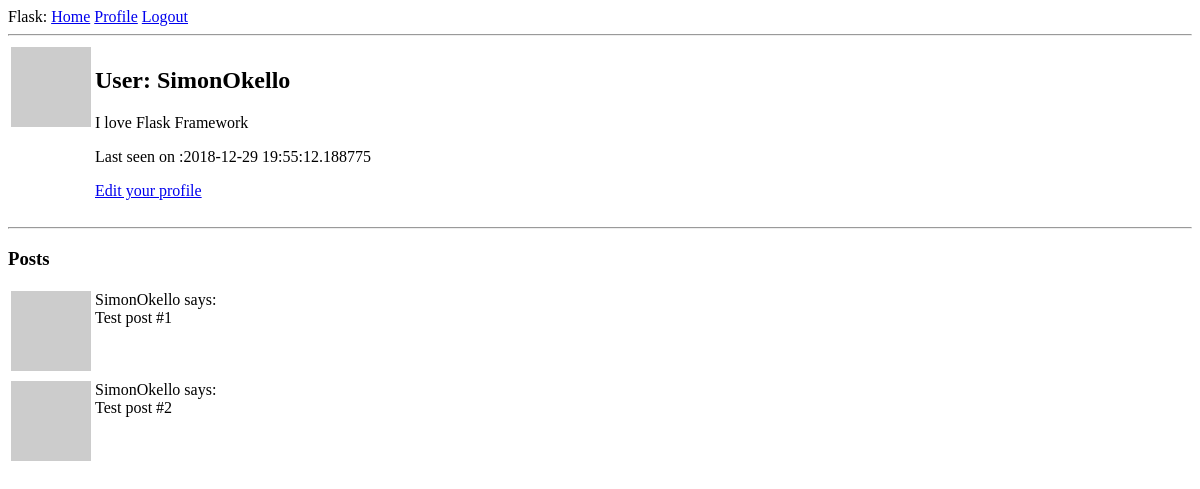
Page /user/SimonOkello (signed in) on the earlier database version.
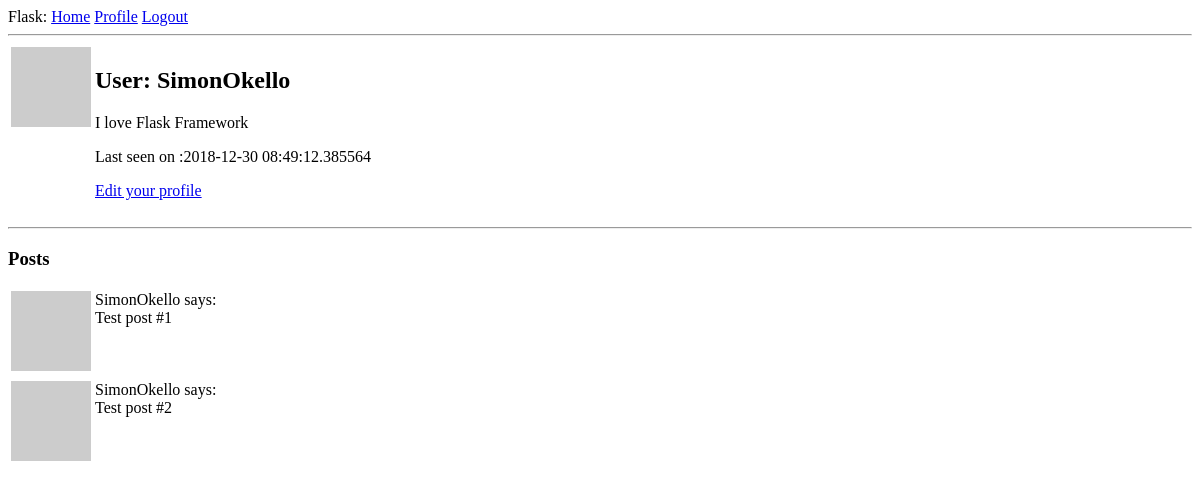
Same page on the later database version.
### app/models.py (models this page shows, shortened)
class User(UserMixin, db.Model):
    id = db.Column(db.Integer, primary_key=True)
    username = db.Column(db.String(64), index=True, unique=True)
    email = db.Column(db.String(120), index=True, unique=True)
    password_hash = db.Column(db.String(128))
    posts = db.relationship("Post", backref="author", lazy="dynamic")
    about_me = db.Column(db.String(120))
    last_seen = db.Column(db.DateTime, default=datetime.utcnow)
    def avatar(self, size):
        digest = md5(self.email.lower().encode("utf-8")).hexdigest()
        return 'https://www.gravatar.com/avatar/{}?d=identicon&s={}'.format(
            digest, size)

### app/routes.py (the view)
@app.route("/user/<username>")
@login_required
def user(username):
    user = User.query.filter_by(username=username).first_or_404()
    posts = [
        {"author": user, "body": "Test post #1"},
        {"author": user, "body": "Test post #2"}
    ]
    return render_template("user.html", title="Profile", user=user, posts=posts)

### app/models.py (called while the page is built)
@login.user_loader
def load_user(id):
    return User.query.get(int(id))

### app/routes.py (called while the page is built)
@app.before_request
def before_request():
    if current_user.is_authenticated:
        current_user.last_seen = datetime.utcnow()
        db.session.commit()

### app/templates/user.html
{% extends "layout.html" %}
{% block content %}
<table>
    <tr valign="top">
        <td><img src="{{user.avatar(128)}}"></td>
        <td>
            <h2>User: {{user.username}}</h2>
            {% if user.about_me %} <p>{{user.about_me}}</p> {% endif %}
            {% if user.last_seen %} <p>Last seen on :{{user.last_seen}}</p> {% endif %}
            {% if user == current_user %}
                <p><a href="{{ url_for('edit_profile') }}">Edit your profile</a></p>
                {% endif %}
        </td>
    </tr>
</table>
<hr>
<h3>Posts</h3>
{% for post in posts %}
{% include "_post.html" %}
{% endfor %}
{% endblock %}

### app/templates/layout.html (shortened to what this page needs)
<!DOCTYPE html>
<html lang="en">
<head>
</head>
<body>
  <div>Flask: <a href="{{url_for('index')}}">Home</a>
    {% if current_user.is_anonymous %}
   <a href="{{url_for('login')}}">Login</a>
   {% else %}
   <a href="{{url_for('user', username=current_user.username)}}">Profile</a>
   <a href="{{url_for('logout')}}">Logout</a>
   {% endif %}
   </div>
   <hr>
  {% block content %}
  {% endblock %}
</body>
</html>

### app/templates/_post.html
<table>
    <tr valign="top">
        <td><img src="{{ post.author.avatar(36) }}"></td>
        <td>{{ post.author.username }} says:<br>{{ post.body }}</td>
    </tr>
</table>

Differences in the rows shown:
changed User "SimonOkello": last_seen "2018-12-29 19:55:12.188775" → "2018-12-30 08:49:12.385564"
